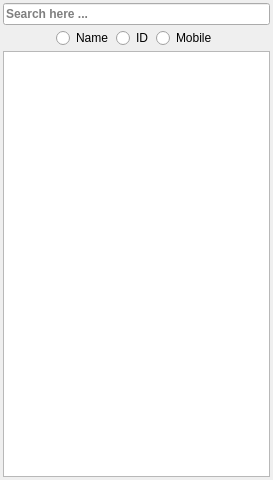
<?xml version="1.0" encoding="UTF-8"?>
<ui version="4.0">
 <class>searchWidget</class>
 <widget class="QWidget" name="searchWidget">
  <property name="geometry">
   <rect>
    <x>0</x>
    <y>0</y>
    <width>273</width>
    <height>480</height>
   </rect>
  </property>
  <property name="windowTitle">
   <string>Form</string>
  </property>
  <layout class="QGridLayout" name="gridLayout">
   <property name="leftMargin">
    <number>3</number>
   </property>
   <property name="topMargin">
    <number>3</number>
   </property>
   <property name="rightMargin">
    <number>3</number>
   </property>
   <property name="bottomMargin">
    <number>3</number>
   </property>
   <property name="spacing">
    <number>3</number>
   </property>
   <item row="0" column="0">
    <widget class="mPatientFilter" name="filterLineEdit">
     <property name="font">
      <font>
       <weight>75</weight>
       <bold>true</bold>
      </font>
     </property>
     <property name="toolTip">
      <string>&lt;html&gt;&lt;head/&gt;&lt;body&gt;&lt;p&gt;F2&lt;/p&gt;&lt;/body&gt;&lt;/html&gt;</string>
     </property>
     <property name="placeholderText">
      <string>Search here ...</string>
     </property>
     <property name="clearButtonEnabled">
      <bool>true</bool>
     </property>
    </widget>
   </item>
   <item row="1" column="0">
    <widget class="QWidget" name="filtersWidget" native="true">
     <layout class="QHBoxLayout" name="horizontalLayout_20">
      <property name="spacing">
       <number>3</number>
      </property>
      <property name="leftMargin">
       <number>0</number>
      </property>
      <property name="topMargin">
       <number>0</number>
      </property>
      <property name="rightMargin">
       <number>0</number>
      </property>
      <property name="bottomMargin">
       <number>0</number>
      </property>
      <item>
       <spacer name="horizontalSpacer_9">
        <property name="orientation">
         <enum>Qt::Horizontal</enum>
        </property>
        <property name="sizeHint" stdset="0">
         <size>
          <width>40</width>
          <height>20</height>
         </size>
        </property>
       </spacer>
      </item>
      <item>
       <widget class="QRadioButton" name="filterByNameRadio">
        <property name="toolTip">
         <string>&lt;html&gt;&lt;head/&gt;&lt;body&gt;&lt;p&gt;CTRL+1&lt;/p&gt;&lt;/body&gt;&lt;/html&gt;</string>
        </property>
        <property name="text">
         <string>Name</string>
        </property>
        <property name="shortcut">
         <string>Ctrl+1</string>
        </property>
       </widget>
      </item>
      <item>
       <widget class="QRadioButton" name="filterByIDRadio">
        <property name="toolTip">
         <string>&lt;html&gt;&lt;head/&gt;&lt;body&gt;&lt;p&gt;CTRL+2&lt;/p&gt;&lt;/body&gt;&lt;/html&gt;</string>
        </property>
        <property name="text">
         <string>ID</string>
        </property>
        <property name="shortcut">
         <string>Ctrl+2</string>
        </property>
       </widget>
      </item>
      <item>
       <widget class="QRadioButton" name="filterByMobileRadio">
        <property name="toolTip">
         <string>&lt;html&gt;&lt;head/&gt;&lt;body&gt;&lt;p&gt;CTRL+3&lt;/p&gt;&lt;/body&gt;&lt;/html&gt;</string>
        </property>
        <property name="text">
         <string>Mobile</string>
        </property>
        <property name="shortcut">
         <string>Ctrl+3</string>
        </property>
       </widget>
      </item>
      <item>
       <spacer name="horizontalSpacer_10">
        <property name="orientation">
         <enum>Qt::Horizontal</enum>
        </property>
        <property name="sizeHint" stdset="0">
         <size>
          <width>40</width>
          <height>20</height>
         </size>
        </property>
       </spacer>
      </item>
     </layout>
    </widget>
   </item>
   <item row="2" column="0">
    <widget class="patientTable" name="PatientListTableView">
     <property name="font">
      <font>
       <weight>75</weight>
       <bold>true</bold>
      </font>
     </property>
     <property name="toolTip">
      <string>&lt;html&gt;&lt;head/&gt;&lt;body&gt;&lt;p&gt;Tab&lt;/p&gt;&lt;/body&gt;&lt;/html&gt;</string>
     </property>
     <property name="alternatingRowColors">
      <bool>true</bool>
     </property>
     <property name="selectionBehavior">
      <enum>QAbstractItemView::SelectRows</enum>
     </property>
     <property name="gridStyle">
      <enum>Qt::NoPen</enum>
     </property>
     <property name="sortingEnabled">
      <bool>true</bool>
     </property>
     <property name="cornerButtonEnabled">
      <bool>false</bool>
     </property>
     <attribute name="horizontalHeaderMinimumSectionSize">
      <number>40</number>
     </attribute>
     <attribute name="horizontalHeaderDefaultSectionSize">
      <number>40</number>
     </attribute>
     <attribute name="verticalHeaderVisible">
      <bool>false</bool>
     </attribute>
     <attribute name="verticalHeaderMinimumSectionSize">
      <number>20</number>
     </attribute>
     <attribute name="verticalHeaderDefaultSectionSize">
      <number>20</number>
     </attribute>
     <attribute name="verticalHeaderHighlightSections">
      <bool>true</bool>
     </attribute>
    </widget>
   </item>
  </layout>
 </widget>
 <customwidgets>
  <customwidget>
   <class>patientTable</class>
   <extends>QTableView</extends>
   <header>patienttable.h</header>
  </customwidget>
  <customwidget>
   <class>mPatientFilter</class>
   <extends>QLineEdit</extends>
   <header>mpatientfilter.h</header>
  </customwidget>
 </customwidgets>
 <resources/>
 <connections/>
</ui>
